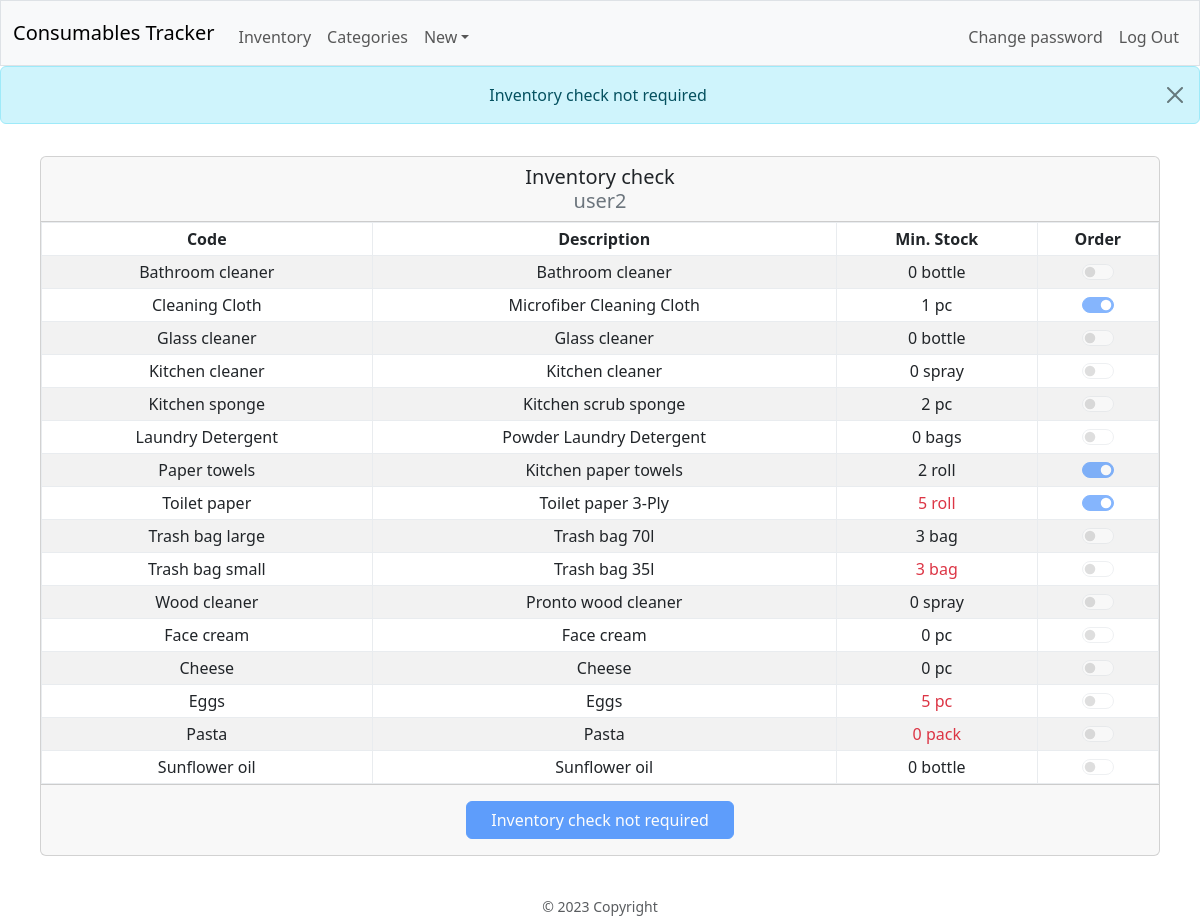
The page /inventory (signed in) on the database its author committed.
### database.py (models this page shows, shortened)
class Base(MappedAsDataclass, DeclarativeBase):
    id: Mapped[int] = mapped_column(init=False, primary_key=True)
    name: Mapped[str] = mapped_column(unique=True)

class User(Base):
    password: Mapped[str] = mapped_column(repr=False)
    products: Mapped[List["Product"]] = relationship(
        default_factory=list, back_populates="responsable", repr=False)
    admin: Mapped[bool] = mapped_column(default=False)
    in_use: Mapped[bool] = mapped_column(default=True)
    done_inv: Mapped[bool] = mapped_column(default=True)
    reg_req: Mapped[bool] = mapped_column(default=True)
    req_inv: Mapped[bool] = mapped_column(default=False)
    details: Mapped[Optional[str]] = mapped_column(default="", repr=False)
    username = synonym("name")

class Product(Base):
    description: Mapped[str]
    responsable_id = mapped_column(ForeignKey("users.id"), nullable=False)
    responsable: Mapped[User] = relationship(back_populates="products",
                                             repr=False)
    category_id = mapped_column(ForeignKey("categories.id"), nullable=False)
    category: Mapped[Category] = relationship(back_populates="products",
                                              repr=False)
    supplier_id = mapped_column(ForeignKey("suppliers.id"), nullable=False)
    supplier: Mapped[Supplier] = relationship(back_populates="products",
                                              repr=False)
    meas_unit: Mapped[str]
    min_stock: Mapped[int]
    ord_qty: Mapped[int]
    to_order: Mapped[bool] = mapped_column(default=False)
    critical: Mapped[bool] = mapped_column(default=False)
    in_use: Mapped[bool] = mapped_column(default=True)

### blueprints/inv/inv.py (the view)
@inv_bp.route("/inventory", methods=["GET", "POST"])
@login_required
def inventory():
    inv_form: InventoryForm = InventoryForm()
    with dbSession() as db_session:
        user = db_session.get(User, session.get("user_id"))
    if inv_form.validate_on_submit() and not user.done_inv:
        with dbSession() as db_session:
            products = db_session.scalars(
                select(Product)
                .filter_by(responsable_id=user.id, in_use=True)
                ).all()
            for product in products:
                if str(product.id) in request.form:
                    product.to_order = True
                else:
                    product.to_order = False
            db_session.get(User, user.id).done_inv = True
            db_session.commit()
        flash("Inventory has been submitted")
        return redirect(url_for("main.index"))
    elif inv_form.errors:
        flash_errors(inv_form.errors)
    elif user.done_inv:
        flash("Inventory check not required", "info")
    with dbSession() as db_session:
        products = db_session.scalars(
            select(Product)
            .filter_by(responsable_id=user.id, in_use=True)
            .order_by(Product.category_id, Product.name)
            ).all()
    return render_template(
        "inv/inventory.html",
        products=products, form=inv_form, user=user)

### blueprints/inv/inv.py
class InventoryForm(FlaskForm):
    """Flask-WTF form used just for csrf token."""

### app.py (called while the page is built)
@app.context_processor
def inject_now():
    return {'now': datetime.utcnow()}

### helpers.py (called while the page is built)
def login_required(f):
    @wraps(f)
    def decorated_function(*args, **kwargs):
        if not session.get("user_id"):
            flash("You have to be logged in...", "warning")
            return redirect(url_for("auth.login"))
        return f(*args, **kwargs)
    return decorated_function

### blueprints/inv/templates/inv/inventory.html (shortened to what this page needs)
{% extends "layout.html" %}
{% block main %}
<form method="POST">
    <div class="card mx-auto" style="max-width: 70rem;">
        <div class="card-header h5 py-2">
            Inventory check
            <br>
            <span class="text-secondary">{{ user.name }}</span>
        </div>
        <div class="card-body p-0">
            <div class="table-responsive mx-auto">
                <table class="table align-middle table-sm table-hover table-bordered border-light-subtle table-striped m-0">
                    <thead>
                        <tr>
                            <th>Code</th>
                            <th>Description</th>
                            <th>Min. Stock</th>
                            <th>Order</th>
                        </tr>
                    </thead>
                    <tbody>
                        {% for product in products %}
                        <tr>
                            <td>{{ product.name }}</td>
                            <td>{{ product.description }}</td>
                            <td {% if product.critical %}class="text-danger"{% endif %}>{{ product.min_stock }} {{ product.meas_unit }}</td>
                            <td>
                                <div class="form-switch">
                                    <input class="form-check-input" type="checkbox" role="switch" id="{{ product.id }}" name="{{ product.id }}" {% if user.done_inv %}disabled{% endif %} {% if product.to_order %}checked{% endif %}>
                                </div>
                            </td>
                        </tr>
                        {% endfor %}
                    </tbody>
                </table>
            </div>
        </div>
        <div class="card-footer py-3">
            <input class="btn btn-primary px-4" type="submit" {% if user.done_inv %}value="Inventory check not required" disabled{% else %}value="Submit inventory"{% endif %} >
        </div>
    </div>
</form>
{% endblock %}

### rows shown on the page
User: name "user2", done_inv "Inventory check not required"
Product: name "Bathroom cleaner", description "Bathroom cleaner", min_stock "0", meas_unit "bottle"
Product: name "Cleaning Cloth", description "Microfiber Cleaning Cloth", min_stock "1", meas_unit "pc", to_order "☑"
Product: name "Glass cleaner", description "Glass cleaner", min_stock "0", meas_unit "bottle"
Product: name "Kitchen cleaner", description "Kitchen cleaner", min_stock "0", meas_unit "spray"
Product: name "Kitchen sponge", description "Kitchen scrub sponge", min_stock "2", meas_unit "pc"
Product: name "Laundry Detergent", description "Powder Laundry Detergent", min_stock "0", meas_unit "bags"
Product: name "Paper towels", description "Kitchen paper towels", min_stock "2", meas_unit "roll", to_order "☑"
Product: name "Toilet paper", description "Toilet paper 3-Ply", min_stock "5", meas_unit "roll", to_order "☑"
Product: name "Trash bag large", description "Trash bag 70l", min_stock "3", meas_unit "bag"
Product: name "Trash bag small", description "Trash bag 35l", min_stock "3", meas_unit "bag"
Product: name "Wood cleaner", description "Pronto wood cleaner", min_stock "0", meas_unit "spray"
Product: name "Face cream", description "Face cream", min_stock "0", meas_unit "pc"
Product: name "Cheese", description "Cheese", min_stock "0", meas_unit "pc"
Product: name "Eggs", description "Eggs", min_stock "5", meas_unit "pc"
Product: name "Pasta", description "Pasta", min_stock "0", meas_unit "pack"
Product: name "Sunflower oil", description "Sunflower oil", min_stock "0", meas_unit "bottle"

### other values the page prints
{{ message }} "Inventory check not required"
